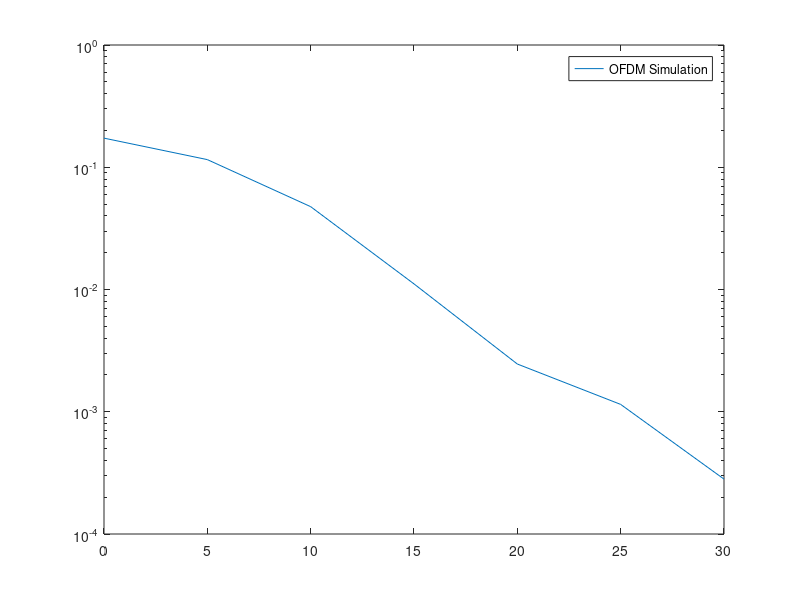

Write MATLAB code to recreate this figure.
pkg load communications;
clc; clear all; close all;


####Arguments####
SNRdb = [0:5:30];
modulation = 4*4;
N = 1000;
Rb = 10000;
oversampling = 1;

######OFDM#######
NFFT = 64;     %FFT Size
CPL = 16;      %Cyclic Prefix
DSC = 64;     %Data subcarriers
SNRdbSymbol = SNRdb + 10*log10(DSC/NFFT) + 10*log10(NFFT/(NFFT+CPL)); %Symbol per noise ratio

Eb = 1;
symbolbits = log2(modulation);

N = N * symbolbits* NFFT;

SNRw = 10.^(SNRdbSymbol/10);
Noise = 2*Eb./SNRw;

txfilter = sqrt(Eb/oversampling)*ones(1, oversampling);
rxfilter = sqrt(Eb/oversampling)*ones(1, oversampling);

input = randi([0, 1], 1, N);

inputSymbols = reshape(input, symbolbits, N/symbolbits).';
inputSymbols = bin2dec(num2str(inputSymbols));

errors = [];

%%%Modulated Data
complexInputSymbols = qammod(inputSymbols, modulation);  

%complexInputSymbols = fftshift(complexInputSymbols);

nobins = length(complexInputSymbols)/NFFT;

ifftInput = reshape(complexInputSymbols, NFFT, nobins).';

Nbin = nobins*(NFFT+CPL);

ifftSignal = ((NFFT/sqrt(DSC)) * ifft(fftshift(ifftInput.'))).';
SignalWithCyclicPrefix = ifftSignal(:, end-CPL+1:end);
SignalWithCyclicPrefix = [SignalWithCyclicPrefix ifftSignal];
channelInput = reshape(SignalWithCyclicPrefix.', 1, Nbin);

signalLength = length(channelInput);
TOT = signalLength/Nbin;

######### RICIAN ###############
Kdb = 2;  %Ratio of direct path and scattered paths
Mi = 1;   %Interpolation factor

K = 10 ^ (Kdb/10);
const = 1/(2*(K+1));
x = randn(1,signalLength);
y = randn(1,signalLength);
r = sqrt(const*((x + sqrt(2*K)).^2 + y.^2));
rt = zeros(1,Mi*length(r));
ki = 1;

for b=1:length(r)
  rt(ki:b*Mi) = r(b);
  ki = ki+Mi;
end
h = rt;

##################################

errors = [];

for noise = Noise
  
  awgnnoise = sqrt(noise/2)*randn(1, Nbin) + i*sqrt(noise/2)*randn(1, Nbin);

  channel = sqrt((NFFT+CPL)/NFFT)*h.*channelInput+ awgnnoise;
  channel = channel./h;
  
  receivedSignal = reshape(channel.', NFFT+CPL, nobins).';
  receivedSignal = receivedSignal(:, end-NFFT+1:end);
  receivedSymbols = (sqrt(DSC)/NFFT)*fftshift(fft(receivedSignal.')).';
  

  data = qamdemod(receivedSymbols, modulation);  
  finalData = de2bi(data.', symbolbits, "left-msb");
  data = reshape(data.', 1, NFFT*nobins);

  errors = [errors nnz(inputSymbols-data')];

endfor

errors = errors/N;

semilogy(SNRdb,errors);

legend("OFDM Simulation");

